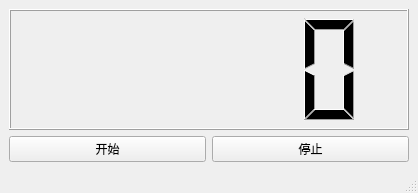
<?xml version="1.0" encoding="UTF-8"?>
<ui version="4.0">
 <class>MainWindow_3</class>
 <widget class="QMainWindow" name="MainWindow_3">
  <property name="geometry">
   <rect>
    <x>0</x>
    <y>0</y>
    <width>418</width>
    <height>193</height>
   </rect>
  </property>
  <property name="windowTitle">
   <string>MainWindow</string>
  </property>
  <widget class="QWidget" name="centralwidget">
   <layout class="QVBoxLayout" name="verticalLayout">
    <item>
     <widget class="QLCDNumber" name="lcdNumber">
      <property name="minimumSize">
       <size>
        <width>400</width>
        <height>100</height>
       </size>
      </property>
     </widget>
    </item>
    <item>
     <layout class="QHBoxLayout" name="horizontalLayout">
      <item>
       <widget class="QPushButton" name="pushButton">
        <property name="text">
         <string>开始</string>
        </property>
       </widget>
      </item>
      <item>
       <widget class="QPushButton" name="pushButton_2">
        <property name="text">
         <string>停止</string>
        </property>
       </widget>
      </item>
     </layout>
    </item>
   </layout>
  </widget>
  <widget class="QMenuBar" name="menubar">
   <property name="geometry">
    <rect>
     <x>0</x>
     <y>0</y>
     <width>418</width>
     <height>21</height>
    </rect>
   </property>
  </widget>
  <widget class="QStatusBar" name="statusbar"/>
 </widget>
 <resources/>
 <connections/>
</ui>
